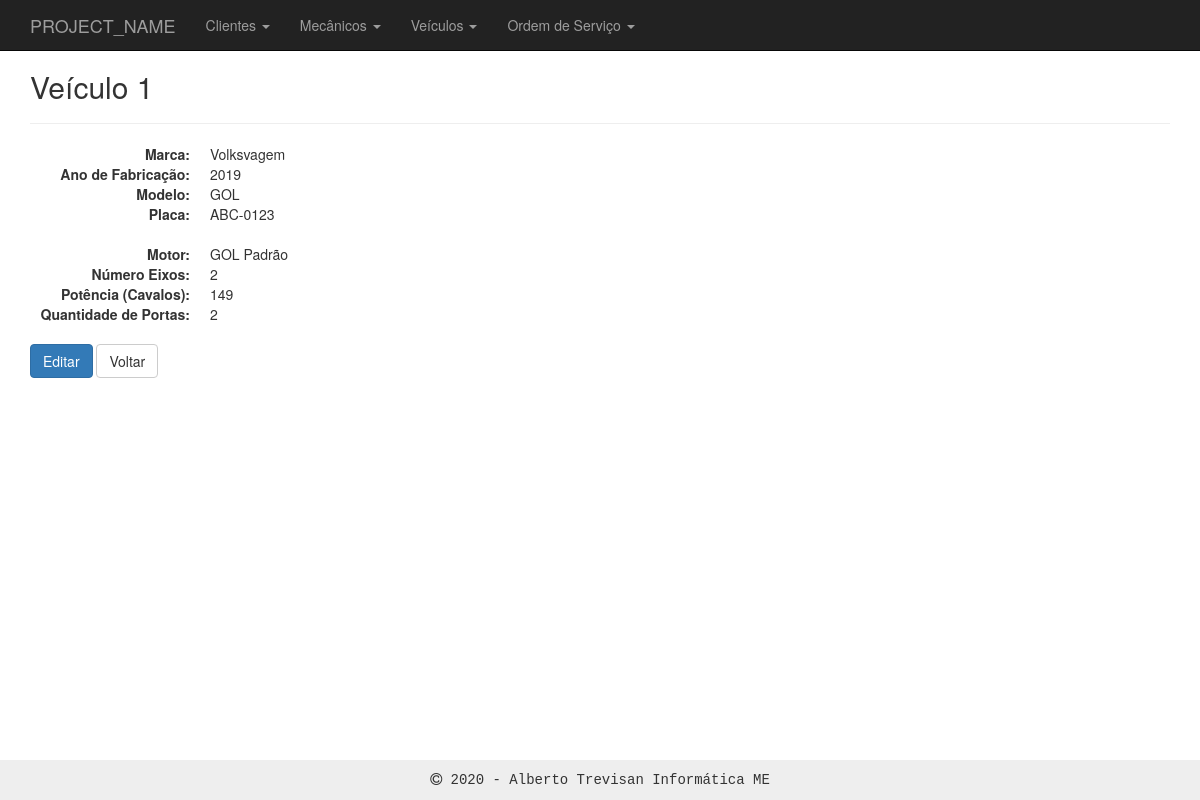
/veiculos/view.php?id=1, run on the app's committed database.
### tables this page shows
CREATE TABLE `veiculos` (
  `id` int(11) NOT NULL,
  `marca` text DEFAULT NULL,
  `ano_de_fabricacao` int(11) DEFAULT NULL,
  `km` int(11) NOT NULL,
  `modelo` text DEFAULT NULL,
  `placa` varchar(8) DEFAULT NULL,
  `motor` text DEFAULT NULL,
  `numero_eixos` int(11) DEFAULT NULL,
  `potencia_cc` int(11) DEFAULT NULL,
  `quant_portas` int(11) DEFAULT NULL,
  `id_cliente` int(11) NOT NULL
);

### inc/database.php (called while the page is built, shortened)
<?php
function open_database() {
	try {
		$conn = new mysqli(DB_HOST, DB_USER, DB_PASSWORD, DB_NAME);
		return $conn;
	} catch (Exception $e) {
		echo $e->getMessage();
		return null;
	}
}
function find( $table = null, $id = null ) {
	$database = open_database();
	$found = null;
	try {
	  if ($id) {
	    $sql = "SELECT * FROM " . $table . " WHERE id = " . $id;
	    $result = $database->query($sql);
	    if ($result->num_rows > 0) {
	      $found = $result->fetch_assoc();
	    }
	  } else {
	    $sql = "SELECT * FROM " . $table;
	    $result = $database->query($sql);
	    if ($result->num_rows > 0) {
	      $found = $result->fetch_all(MYSQLI_ASSOC);
	    }
	  }
	} catch (Exception $e) {
	  $_SESSION['message'] = $e->GetMessage();
	  $_SESSION['type'] = 'danger';
  }
	return $found;
}

### veiculos/functions.php (called while the page is built, shortened)
<?php
function view($id = null) {
  $customer = find('veiculos', $id);
}

### veiculos/view.php (the view, shortened to what this page needs)
<?php
	require_once('functions.php');
	view($_GET['id']);
?>
<h2>Veículo <?php echo $customer['id']; ?></h2>
<hr>
<dl class="dl-horizontal">
	<dt>Marca:</dt>
	<dd><?=$customer['marca']?></dd>
	<dt>Ano de Fabricação:</dt>
	<dd><?=$customer['ano_de_fabricacao']?></dd>
	<dt>Modelo:</dt>
	<dd><?=$customer['modelo']?></dd>
	<dt>Placa:</dt>
	<dd><?=$customer['placa']?></dd>
</dl>
<dl class="dl-horizontal">
	<dt>Motor:</dt>
	<dd><?=$customer['motor']?></dd>
	<dt>Número Eixos:</dt>
	<dd><?=$customer['numero_eixos']?></dd>
	<dt>Potência (Cavalos):</dt>
	<dd><?=$customer['potencia_cc']?></dd>
	<dt>Quantidade de Portas:</dt>
	<dd><?=$customer['quant_portas']?></dd>
</dl>
<div id="actions" class="row">
	<div class="col-md-12">
	  <a href="edit.php?id=<?php echo $customer['id']; ?>" class="btn btn-primary">Editar</a>
	  <a href="index.php" class="btn btn-default">Voltar</a>
	</div>
</div>

### inc/header.php (style rules this page uses)
body { padding-top: 50px; padding-bottom: 20px; }

### data on the page
veiculos: id "1", marca "Volksvagem", ano_de_fabricacao "2019", modelo "GOL", placa "ABC-0123", motor "GOL Padrão", numero_eixos "2", potencia_cc "149", quant_portas "2"

### other printed values
PROJECT_NAME "PROJECT_NAME"
